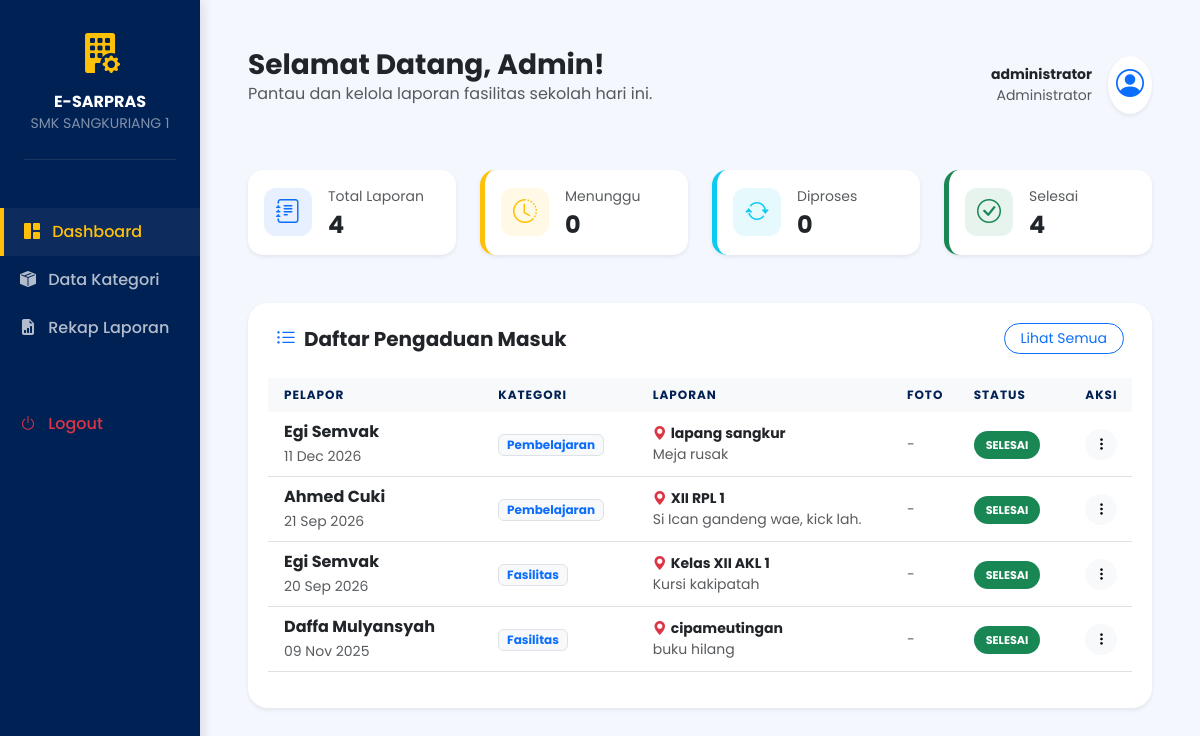
Page /views/admin/dashboard.php (signed in) on the committed database.
### tables this page shows
CREATE TABLE `aspirasi` (
  `id_aspirasi` int(11) NOT NULL,
  `nis` varchar(20) NOT NULL,
  `id_kategori` int(11) DEFAULT NULL,
  `isi_aspirasi` text NOT NULL,
  `lokasi` varchar(255) DEFAULT NULL,
  `foto_bukti` varchar(255) DEFAULT NULL,
  `tanggal` timestamp NOT NULL DEFAULT current_timestamp(),
  `status` enum('pending','proses','selesai') DEFAULT 'pending'
);

CREATE TABLE `users` (
  `id_user` int(11) NOT NULL,
  `nis` varchar(20) DEFAULT NULL,
  `username` varchar(50) NOT NULL,
  `password` varchar(255) NOT NULL,
  `nama_lengkap` varchar(100) DEFAULT NULL,
  `level` enum('admin','siswa') NOT NULL,
  `created_at` timestamp NOT NULL DEFAULT current_timestamp()
);

CREATE TABLE `kategori` (
  `id_kategori` int(11) NOT NULL,
  `nama_kategori` varchar(100) NOT NULL
);

### classes/Pengaduan.php (called while the page is built, shortened)
<?php
class Pengaduan {
    private $conn;
    private $table_name = "aspirasi";
    public function __construct($db) {
        $this->conn = $db;
    }
    public function tampilkanSemua() {
        $query = "SELECT a.*, u.nama_lengkap, k.nama_kategori
                  FROM " . $this->table_name . " a
                  LEFT JOIN users u ON a.nis = u.nis
                  LEFT JOIN kategori k ON a.id_kategori = k.id_kategori
                  ORDER BY a.tanggal DESC, a.id_aspirasi DESC";
        $stmt = $this->conn->prepare($query);
        $stmt->execute();
        return $stmt;
    }
    public function getStatistik() {
        $query = "SELECT
                    COUNT(*) as total,
                    COALESCE(SUM(CASE WHEN status = 'pending' THEN 1 ELSE 0 END), 0) as jml_pending,
                    COALESCE(SUM(CASE WHEN status = 'proses' THEN 1 ELSE 0 END), 0) as jml_proses,
                    COALESCE(SUM(CASE WHEN status = 'selesai' THEN 1 ELSE 0 END), 0) as jml_selesai
                FROM " . $this->table_name;
        $stmt = $this->conn->prepare($query);
        $stmt->execute();
        return $stmt->fetch(PDO::FETCH_ASSOC);
    }
}
?>

### views/admin/dashboard.php (the view, shortened to what this page needs)
<?php
require_once '../../classes/Pengaduan.php';
$database = new Database();
$db = $database->getConnection();
$pengaduan = new Pengaduan($db);
$stats = $pengaduan->getStatistik();
$stmt = $pengaduan->tampilkanSemua();
?>
<!DOCTYPE html>
<html lang="id">
<head>
    <link href="https://cdn.jsdelivr.net/npm/bootstrap@5.3.0/dist/css/bootstrap.min.css" rel="stylesheet">
    <link rel="stylesheet" href="https://cdn.jsdelivr.net/npm/bootstrap-icons@1.11.0/font/bootstrap-icons.css">
</head>
<body>
<div class="container-fluid">
    <div class="row">
        <div class="col-md-3 col-lg-2 p-0 sidebar d-none d-md-block sticky-top" style="height: 100vh;">
            <div class="p-4 text-center">
                <i class="bi bi-building-fill-gear text-warning fs-1"></i>
                <h6 class="fw-bold mt-2 mb-0">E-SARPRAS</h6>
                <small class="text-white-50">SMK SANGKURIANG 1</small>
                <hr class="border-secondary mt-4">
            </div>
            <ul class="nav flex-column mt-2">
                <li class="nav-item">
                    <a href="dashboard.php" class="nav-link active d-flex justify-content-between">
                        <span><i class="bi bi-grid-1x2-fill me-2"></i> Dashboard</span>
                    </a>
                </li>
                <li class="nav-item">
                    <a href="kategori.php" class="nav-link"><i class="bi bi-box-seam-fill me-2"></i> Data Kategori</a>
                </li>
                <li class="nav-item">
                    <a href="rekap.php" class="nav-link"><i class="bi bi-file-earmark-bar-graph-fill me-2"></i> Rekap Laporan</a>
                </li>
                <li class="nav-item mt-5">
                    <a href="../../logout.php" class="nav-link text-danger"><i class="bi bi-power me-2"></i> Logout</a>
                </li>
            </ul>
        </div>
        <div class="col-md-9 col-lg-10 p-md-5 p-4">
            <div class="d-flex justify-content-between align-items-center mb-5">
                <div>
                    <h3 class="fw-bold mb-0">Selamat Datang, Admin!</h3>
                    <p class="text-muted">Pantau dan kelola laporan fasilitas sekolah hari ini.</p>
                </div>
                <div class="d-flex align-items-center">
                    <div class="text-end me-3 d-none d-sm-block">
                        <p class="mb-0 fw-bold small"><?= $_SESSION['nama']; ?></p>
                        <p class="mb-0 text-muted small">Administrator</p>
                    </div>
                    <div class="bg-white p-2 rounded-circle shadow-sm">
                        <i class="bi bi-person-circle fs-3 text-primary"></i>
                    </div>
                </div>
            </div>
            <div class="row g-4 mb-5">
                <div class="col-xl-3 col-sm-6">
                    <div class="card card-stat shadow-sm">
                        <div class="card-body d-flex align-items-center">
                            <div class="icon-shape bg-primary bg-opacity-10 text-primary me-3">
                                <i class="bi bi-journal-text fs-4"></i>
                            </div>
                            <div>
                                <p class="text-muted small mb-1">Total Laporan</p>
                                <h4 class="fw-bold mb-0"><?= $stats['total']; ?></h4>
                            </div>
                        </div>
                    </div>
                </div>
                <div class="col-xl-3 col-sm-6">
                    <div class="card card-stat shadow-sm border-start border-warning border-5">
                        <div class="card-body d-flex align-items-center">
                            <div class="icon-shape bg-warning bg-opacity-10 text-warning me-3">
                                <i class="bi bi-clock-history fs-4"></i>
                            </div>
                            <div>
                                <p class="text-muted small mb-1">Menunggu</p>
                                <h4 class="fw-bold mb-0"><?= $stats['jml_pending']; ?></h4>
                            </div>
                        </div>
                    </div>
                </div>
                <div class="col-xl-3 col-sm-6">
                    <div class="card card-stat shadow-sm border-start border-info border-5">
                        <div class="card-body d-flex align-items-center">
                            <div class="icon-shape bg-info bg-opacity-10 text-info me-3">
                                <i class="bi bi-arrow-repeat fs-4"></i>
                            </div>
                            <div>
                                <p class="text-muted small mb-1">Diproses</p>
                                <h4 class="fw-bold mb-0"><?= $stats['jml_proses']; ?></h4>
                            </div>
                        </div>
                    </div>
                </div>
                <div class="col-xl-3 col-sm-6">
                    <div class="card card-stat shadow-sm border-start border-success border-5">
                        <div class="card-body d-flex align-items-center">
                            <div class="icon-shape bg-success bg-opacity-10 text-success me-3">
                                <i class="bi bi-check-circle fs-4"></i>
                            </div>
                            <div>
                                <p class="text-muted small mb-1">Selesai</p>
                                <h4 class="fw-bold mb-0"><?= $stats['jml_selesai']; ?></h4>
                            </div>
                        </div>
                    </div>
                </div>
            </div>
            <div class="table-container shadow-sm">
                <div class="d-flex justify-content-between align-items-center mb-4 px-2">
                    <h5 class="fw-bold mb-0"><i class="bi bi-list-ul me-2 text-primary"></i>Daftar Pengaduan Masuk</h5>
                    <a href="rekap.php" class="btn btn-sm btn-outline-primary rounded-pill px-3">Lihat Semua</a>
                </div>
                <div class="table-responsive">
                    <table class="table table-hover align-middle">
                        <thead>
                            <tr>
                                <th class="ps-3">Pelapor</th>
                                <th>Kategori</th>
                                <th>Laporan</th>
                                <th>Foto</th>
                                <th>Status</th>
                                <th class="text-center">Aksi</th>
                            </tr>
                        </thead>
                        <tbody>
                            <?php while ($row = $stmt->fetch(PDO::FETCH_ASSOC)): ?>
                            <tr>
                                <td class="ps-3">
                                    <span class="fw-bold d-block"><?= $row['nama_lengkap']; ?></span>
                                    <small class="text-muted"><?= date('d M Y', strtotime($row['tanggal'])); ?></small>
                                </td>
                                <td><span class="badge bg-light text-primary border"><?= htmlspecialchars($row['nama_kategori'] ?? 'Tanpa Kategori', ENT_QUOTES, 'UTF-8', false); ?></span></td>
                                <td style="max-width: 200px;">
                                    <p class="mb-0 small fw-bold text-truncate"><i class="bi bi-geo-alt-fill text-danger me-1"></i><?= htmlspecialchars($row['lokasi'] ?? '-', ENT_QUOTES, 'UTF-8', false); ?></p>
                                    <p class="mb-0 small text-muted text-truncate"><?= htmlspecialchars($row['isi_aspirasi'], ENT_QUOTES, 'UTF-8', false); ?></p>
                                </td>
                                <td>
                                    <?php if (!empty($row['foto_bukti'])): ?>
                                    <a href="../../public/uploads/<?= rawurlencode($row['foto_bukti']); ?>" target="_blank">
                                        <img src="../../public/uploads/<?= rawurlencode($row['foto_bukti']); ?>" class="img-preview shadow-sm border">
                                    </a>
                                    <?php else: ?>
                                        <span class="text-muted small">-</span>
                                    <?php endif; ?>
                                </td>
                                <td>
                                    <?php
                                        $c = "bg-secondary";
                                        if($row['status'] == 'selesai') $c = "bg-success text-white";
                                    ?>
                                    <span class="status-badge <?= $c; ?>"><?= strtoupper($row['status']); ?></span>
                                </td>
                                <td class="text-center">
                                    <div class="dropdown">
                                        <button class="btn btn-light btn-sm rounded-circle" data-bs-toggle="dropdown">
                                            <i class="bi bi-three-dots-vertical"></i>
                                        </button>
                                    </div>
                                </td>
                            </tr>
                            <?php endwhile; ?>
                        </tbody>
                    </table>
                </div>
            </div>
        </div>
    </div>
</div>
</body>
</html>

### views/admin/dashboard.php (style rules this page uses)
:root { --primary-navy: #002154; --accent-gold: #ffc107; --light-gray: #f4f7fe; }
body { font-family: 'Poppins', sans-serif; background-color: var(--light-gray); }
.sidebar { min-height: 100vh; background: var(--primary-navy); color: white; box-shadow: 4px 0 10px rgba(0,0,0,0.1); }
.sidebar .nav-link { color: rgba(255,255,255,0.7); font-weight: 500; padding: 12px 20px; transition: 0.3s; }
.sidebar .nav-link:hover, .sidebar .nav-link.active { color: var(--accent-gold); background: rgba(255,255,255,0.05); border-left: 4px solid var(--accent-gold); }
.card-stat { border: none; border-radius: 15px; transition: transform 0.3s; overflow: hidden; }
.icon-shape { width: 48px; height: 48px; display: flex; align-items: center; justify-content: center; border-radius: 12px; }
.table-container { background: white; border-radius: 20px; padding: 20px; box-shadow: 0 10px 30px rgba(0,0,0,0.05); }
.table thead th { background-color: #f8f9fa; color: var(--primary-navy); text-transform: uppercase; font-size: 0.75rem; letter-spacing: 1px; border: none; }
.status-badge { font-size: 0.7rem; padding: 6px 12px; border-radius: 30px; font-weight: 700; }

### rows in the picture
aspirasi: users.nama_lengkap "Egi Semvak", tanggal "11 Dec 2026", id_kategori.nama_kategori "Pembelajaran", lokasi "lapang sangkur", isi_aspirasi "Meja rusak", status "SELESAI"
aspirasi: users.nama_lengkap "Ahmed Cuki", tanggal "21 Sep 2026", id_kategori.nama_kategori "Pembelajaran", lokasi "XII RPL 1", isi_aspirasi "Si Ican gandeng wae, kick lah.", status "SELESAI"
aspirasi: users.nama_lengkap "Egi Semvak", tanggal "20 Sep 2026", id_kategori.nama_kategori "Fasilitas", lokasi "Kelas XII AKL 1", isi_aspirasi "Kursi kakipatah", status "SELESAI"
aspirasi: users.nama_lengkap "Daffa Mulyansyah", tanggal "09 Nov 2025", id_kategori.nama_kategori "Fasilitas", lokasi "cipameutingan", isi_aspirasi "buku hilang", status "SELESAI"

### other values in the picture
$_SESSION['nama'] "administrator"
$stats['total'] "4"
$stats['jml_pending'] "0"
$stats['jml_proses'] "0"
$stats['jml_selesai'] "4"
